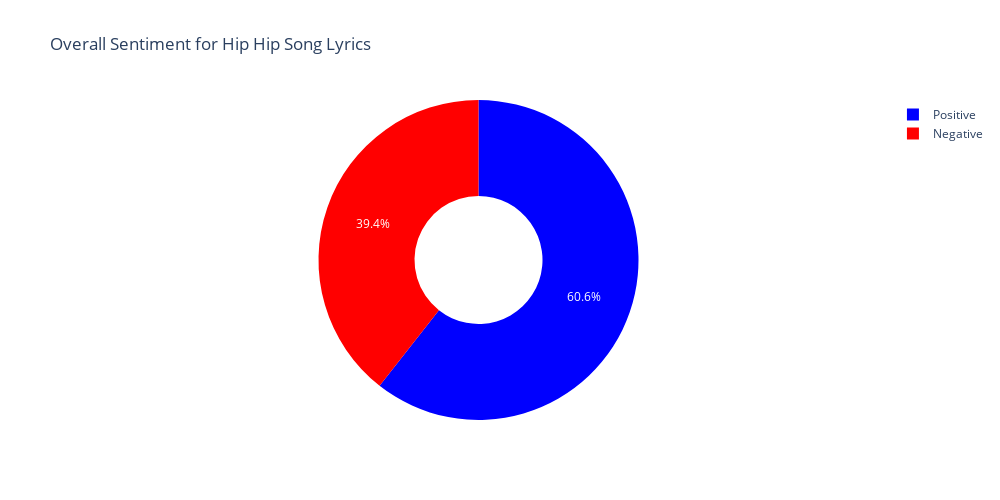

Notebook cell for this chart:
### Markdown cell above
### Analyzing Sentiments Results

The sentiment of the lyrics

### Code cell
# Plot overall sentiment scores for genre

positives = result_lyrics_df['lyrics_sent'].loc[result_lyrics_df['lyrics_sent'] == 1 ].count()
negatives = result_lyrics_df['lyrics_sent'].loc[result_lyrics_df['lyrics_sent'] == -1 ].count()
index_names = ['Positive', 'Negative']

lyrics_sentiment = pd.DataFrame([positives,negatives], columns = ['Count'])
lyrics_sentiment.index = index_names

hiphop_sentiment_pie = px.pie(
    lyrics_sentiment, 
    values = 'Count', 
    names=index_names,
    hover_name = index_names,
    hole = 0.4, 
    color_discrete_sequence=["blue", "red"], 
    width=1000, 
    height = 500,
    title='Overall Sentiment for Hip Hip Song Lyrics'
    )  
hiphop_sentiment_pie

### Figure 1 — Plotly figure (JSON) as saved in the notebook; plotly's stock layout.template omitted (floating-point values rounded to 4 significant figures)
{"data": [{"domain": {"x": [0, 1], "y": [0, 1]}, "hole": 0.4, "hovertemplate": "<b>%{hovertext}</b><br><br>label=%{label}<br>Count=%{value}<extra></extra>", "hovertext": ["Positive", "Negative"], "labels": ["Positive", "Negative"], "legendgroup": "", "name": "", "showlegend": true, "type": "pie", "values": [20, 13]}], "layout": {"height": 500, "legend": {"tracegroupgap": 0}, "piecolorway": ["blue", "red"], "title": {"text": "Overall Sentiment for Hip Hip Song Lyrics"}, "width": 1000}}
